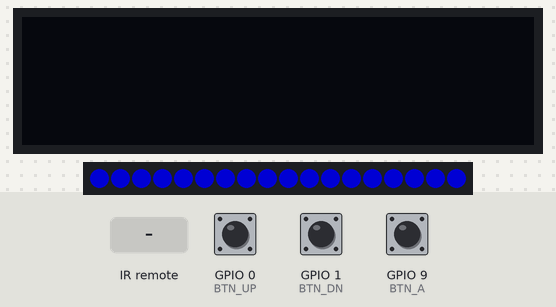
Recording of a sketch running on a simulated ESP32-S3. Shown: 128×32 one-colour display, 18 RGB LEDs in strip order, left to right. Inputs (shaded band) come from the test bench; at power-on: GPIO 0 (BTN_UP) HIGH, GPIO 1 (BTN_DN) LOW, GPIO 9 (BTN_A) LOW. Dim RGB values are drawn brighter than linear.

Above: at 3.7 s.
3.8 s: infrared code 0x3C received
At 5.2 s:
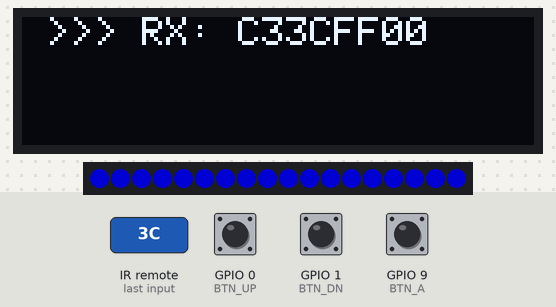
5.9 s: GPIO 0 (BTN_UP) pulled LOW for 1 s
At 8.2 s:
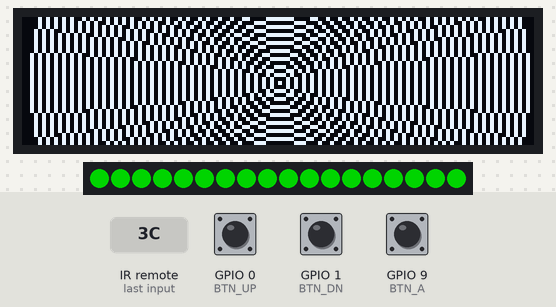
8.5 s: GPIO 1 (BTN_DN) pulled HIGH for 1 s
At 10.2 s:
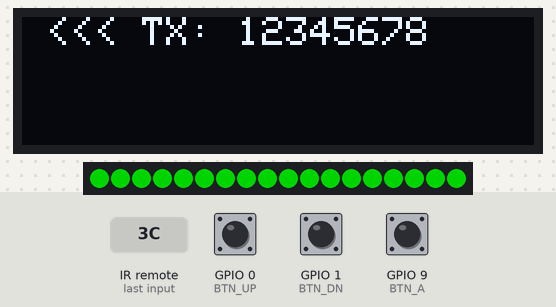
11.0 s: GPIO 0 (BTN_UP) pulled LOW for 0.55 s
At 13.0 s:
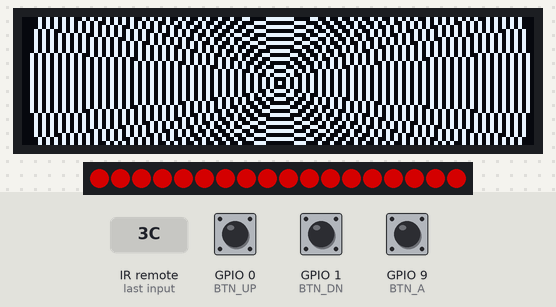
13.4 s: infrared code 0x0 received
At 14.9 s:
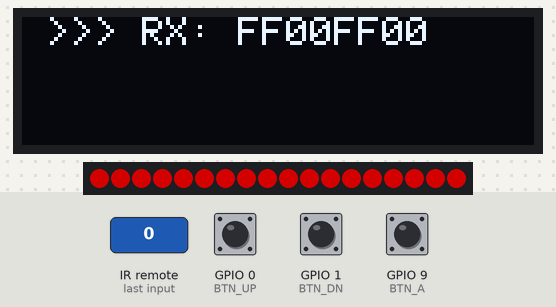
15.7 s: infrared code 0x1 received
At 16.6 s:
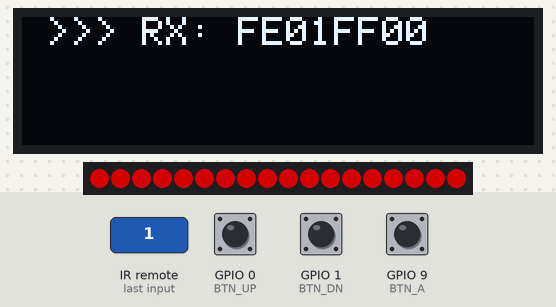
Timing chart, 0 to 18.7 s (numbered marks = the images above; inputs shaded):
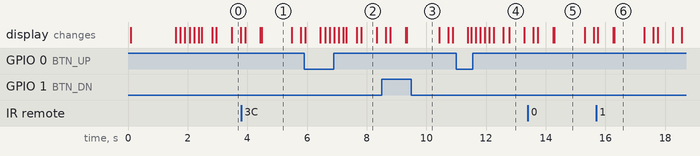

Measured:
- after the input at 3.8 s, the display: first differs from a run without the input after 0.68 s (image 1)
- after the input at 5.9 s, the display: first differs from a run without the input after 0.71 s (image 2 shows a later state)
- after the input at 8.5 s, the display: first differs from a run without the input after 0.84 s (image 3)
- after the input at 11.0 s, the display: first differs from a run without the input after 0.50 s (image 4 shows a later state)
- after the input at 13.4 s, the display: first differs from a run without the input after 0.89 s (image 5)
- after the input at 15.7 s, the display: first differs from a run without the input after 0.59 s (image 6)
- what the display in image 1 shows lasts 1.0 s, from 4.5 s to 5.5 s

The sketch:

finalHardwareTest.ino
```cpp
//DEFINE OLED SCREEN
#include <SPI.h>
#include <Wire.h>
#include <Adafruit_GFX.h>
#include <Adafruit_SSD1306.h>
#define SCREEN_WIDTH 128 // OLED display width, in pixels
#define SCREEN_HEIGHT 32 // OLED display height, in pixels
#define OLED_RESET     -1 // Reset pin # (or -1 if sharing Arduino reset pin)
#define SCREEN_ADDRESS 0x3C ///< See datasheet for Address; 0x3D for 128x64, 0x3C for 128x32
Adafruit_SSD1306 display(SCREEN_WIDTH, SCREEN_HEIGHT, &Wire, OLED_RESET);

//DEFINE NEOPIXEL
#include <Adafruit_NeoPixel.h>
#define LED_PIN    8
#define LED_COUNT 18
Adafruit_NeoPixel strip(LED_COUNT, LED_PIN, NEO_GRB + NEO_KHZ800);

//DEFINE IR TRANSCEIVER
#if !defined(ARDUINO_ESP32C3_DEV) // This is due to a bug in RISC-V compiler, which requires unused function sections :-(.
  #define DISABLE_CODE_FOR_RECEIVER // Disables static receiver code like receive timer ISR handler and static IRReceiver and irparams data. Saves 450 bytes program memory and 269 bytes RAM if receiving functions are not required.
#endif
#define IR_RECEIVE_PIN           3
#define IR_SEND_PIN             10
#include <IRremote.hpp> // include the library
uint32_t myId = 0;

//DEFINE BUTTONS
#define BTN_UP 0
#define BTN_DN 1
#define BTN_A 9

void setup()
{
  //UART Setup
  Serial.begin(115200);

  //Infrared Setup
  uint64_t myId64 = ESP.getEfuseMac(); //Full mac-address
  myId = ESP.getEfuseMac()>>16; //take the first 32bit of the macaddress (that's the unique-ID)
  IrReceiver.begin(IR_RECEIVE_PIN, DISABLE_LED_FEEDBACK);//--------- RECEIVER ----------
  IrSender.begin(); //--------- TRANSMITTER ---------- (Start with IR_SEND_PIN -which is defined in PinDefinitionsAndMore.h- as send pin and enable feedback LED at default feedback LED pin)
  disableLEDFeedback(); // Disable feedback LED at default feedback LED pin

  //OLED Setup
  Wire.setPins(4,5);
  if(!display.begin(SSD1306_SWITCHCAPVCC, SCREEN_ADDRESS))
  {
    Serial.println(F("SSD1306 allocation failed"));
    while(1); // Don't proceed, loop forever
  }
  delay(50); //wait for oled hw init
  oled_bootScr(myId64, myId);

  //RGB Setup
  strip.begin();           // INITIALIZE NeoPixel strip object (REQUIRED)
  neopix_test();

  //BTN Setup
  pinMode(BTN_UP, INPUT);
  pinMode(BTN_DN, INPUT);
  pinMode(BTN_A, INPUT);
}

void loop()
{
  //  IR RECEIVER
  infrared_listen();  // this is always listening

  //  BUTTONS
  if(digitalRead(BTN_UP)==LOW)        //  TEST NEOPIXEL - Press Up
  {
    neopix_test();
    display_home();
  }
  else if(digitalRead(BTN_DN)==LOW)   //  TEST OLED - Press Down
  {
    oled_test();
    display_home();
  }
  else if(digitalRead(BTN_A) == LOW)  //  TEST IR Transmit - Press A
  {
    infrared_test();
    display_home();
  }
}
```

infraredControl.ino
```cpp
//  -------------------------------------------------------------
//  -------------   Helper Function  for Infrared   -------------
//  -------------------------------------------------------------
uint16_t tx_forcedDelay = 1500;

void infrared_test()
{
  static uint32_t time_lastSent = 0;
  if(millis() - time_lastSent > tx_forcedDelay)   //force a random delay between transmission, force socialization between participants
  {
    time_lastSent = millis();
    display_clear();
    display.print(F(" <<< TX: "));
    display.print(myId, HEX);
    display.display();

    IrSender.sendNECRaw(myId, 0);
    IrReceiver.resume();

    delay(1000);

    display_clear();
    IrReceiver.resume(); //Re-arm IR reception
  }
}

void infrared_listen()
{
  //  ================ IR Receiver - this is always listening  ================
  if (IrReceiver.decode())
  {
    if (IrReceiver.decodedIRData.protocol != UNKNOWN)
    {
      uint32_t receivedTemp = IrReceiver.decodedIRData.decodedRawData;
      if(receivedTemp == myId)
        delay(0);//ignore reflection from my own transmission
      else
      {
        IrReceiver.resume(); // Early enable receiving of the next IR frame

        display_clear();
        display.print(F(" >>> RX: "));
        display.println(IrReceiver.decodedIRData.decodedRawData, HEX);  //print packet to OLED
        display.display();

        delay(1000);

        display_clear();
      }
    }
  }
}
```

oledControl.ino
```cpp
//  -------------------------------------------------------------
//  -------------   Helper Function for OLED Display   ----------
//  -------------------------------------------------------------

void oled_bootScr(uint64_t id64, uint32_t id32)
{
  display.clearDisplay();
  display.setTextSize(1);               // Normal 1:1 pixel scale
  display.setTextColor(SSD1306_WHITE);  // Draw white text
  display.setCursor(0,0);               // Start at top-left corner
  display.print(F(" * BOOTING *\nMAC: "));
  display.println(id64, HEX);
  display.print(F("crop 32: "));
  display.println(id32, HEX);
  display.display();

  delay(1500);  //wait before clearing the macAdr on screen
  display_home(); //show instruction on screen
}

void oled_test(void)
{
  display.clearDisplay();
  for(int16_t i=0; i<max(display.width(),display.height())/2; i+=2)
  {
    display.drawCircle(display.width()/2, display.height()/2, i, SSD1306_WHITE);
    display.display();
    delay(1);
  }
  delay(500);
  display.clearDisplay();
  display.display();
}

void display_home()
{
  display.clearDisplay();
  display.setCursor(0,0);
  display.println(F(" * NSEC25 Test FW *"));
  display.println(F("UP: RGB Test"));
  display.println(F("DW: OLED Test"));
  display.println(F("A : IR Transmit"));
  display.display();
}

void display_clear()
{
  display.clearDisplay();
  display.setCursor(0,0);
  display.display();
}
```

rgbControl.ino
```cpp
//  -------------------------------------------------------------
//  -------------   Helper Function  for Neopixel   -------------
//  -------------------------------------------------------------
void neopix_test()
{
  static uint8_t state = 0;
  switch(state)
  {
    case 0:
      colorWipe(strip.Color(  0,   0, 128), 50); // Blue
      state=1;
      break;
    case 1:
      colorWipe(strip.Color(  0, 128,   0), 50); // Green
      state=2;
      break;
    case 2:
      colorWipe(strip.Color(128,   0,   0), 50); // Red
      state=0;
      break;
    default:
      colorWipe(strip.Color(  0,   0, 128), 50); // Blue
      state=1;
      break;
  }
  strip.show();
}

void colorWipe(uint32_t color, int wait) {
  for(int i=0; i<strip.numPixels(); i++) { // For each pixel in strip...
    strip.setPixelColor(i, color);         //  Set pixel's color (in RAM)
    strip.show();                          //  Update strip to match
    delay(wait);                           //  Pause for a moment
  }
}
```
